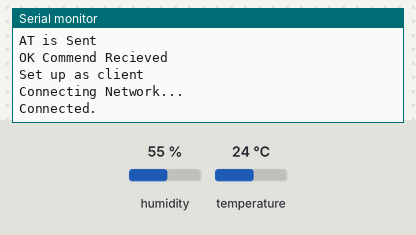
Recording of a sketch running on a simulated Arduino Uno, built with avr-gcc and run on an emulated ATmega328P. Shown: the last lines printed to the serial monitor. The test bench sets the inputs (shaded band); at power-on: humidity 55 %, temperature 24 °C. The modem accepts every AT command (registered, SIM ready, sends succeed) and sends nothing else.

Above: at 2.2 s.
2.3 s: humidity set to 22 %
At 5.5 s:
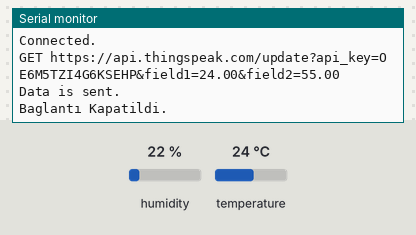
5.6 s: temperature set to 12 °C
7.1 s: humidity set to 40 %
At 10.0 s:
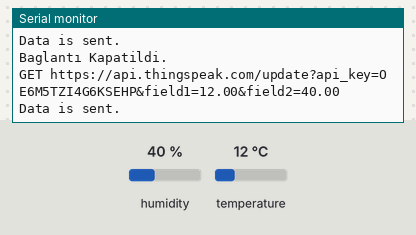

The sketch:

wifimodule.ino
```cpp
#include <SoftwareSerial.h>                                   //SoftwareSerial library
#include <dht11.h>                                            //DHT11 sensor library

String agAdi = "Demagorgon2.4gHz";                 //Wifi SSID
String agSifresi = "753159Can";           //WIFI Password

int rxPin = 10;                                               //ESP8266 RX pini
int txPin = 11;                                               //ESP8266 TX pini
int dht11Pin = 2;

String ip = "184.106.153.149";                                //Thingspeak ip adress
float tempr, humid;

dht11 DHT11;

SoftwareSerial esp(rxPin, txPin);                             //Serial comm pin settings

void setup() {

  Serial.begin(9600);                                         //Start comm with serial port
  Serial.println("Started");
  esp.begin(115200);                                          //ESP8266 start serial comm.
  esp.println("AT");                                          //Chipset controll with AT command
  Serial.println("AT is Sent");
  while(!esp.find("OK")){                                     //Waiting for OK command
    esp.println("AT");
    Serial.println("ESP8266 not found.");
  }
  Serial.println("OK Commend Recieved");
  esp.println("AT+CWMODE=1");                                 //ESP8266 module setted as client
  while(!esp.find("OK")){                                     //Wait for OK
    esp.println("AT+CWMODE=1");
    Serial.println("Setting Up....");
  }
  Serial.println("Set up as client");
  Serial.println("Connecting Network...");
  esp.println("AT+CWJAP=\""+agAdi+"\",\""+agSifresi+"\"");    //Connect network
  while(!esp.find("OK"));                                     //Wait for connecting OK
  Serial.println("Connected.");
  delay(1000);
}
void loop() {
  esp.println("AT+CIPSTART=\"TCP\",\""+ip+"\",80");           //Thingspeak connection
  if(esp.find("Error")){                                      //Checking errors.
    Serial.println("AT+CIPSTART Error");
  }
  DHT11.read(dht11Pin);
  tempr = (float)DHT11.temperature;
  humid = (float)DHT11.humidity;
  String veri = "GET https://api.thingspeak.com/update?api_key=OE6M5TZI4G6KSEHP";   //Thingspeak api url, key is project key.
  veri += "&field1=";
  veri += String(tempr);                                        //temperature value
  veri += "&field2=";
  veri += String(humid);                                        //humidity value
  veri += "\r\n\r\n";
  esp.print("AT+CIPSEND=");                                   //Data lenght to send with ESP
  esp.println(veri.length()+2);
  delay(2000);
  if(esp.find(">")){                                          //When ESP8266 is ready,
    esp.print(veri);                                          //Data is sent.
    Serial.println(veri);
    Serial.println("Data is sent.");
    delay(1000);
  }
  Serial.println("Baglantı Kapatildi.");
  esp.println("AT+CIPCLOSE");                                //Closing Connection
  delay(1000);                                               //Delay for new data sending
}
```

Measured:
- after the input at 7.1 s, the serial monitor: prints a new line after 2.1 s (image 2)
